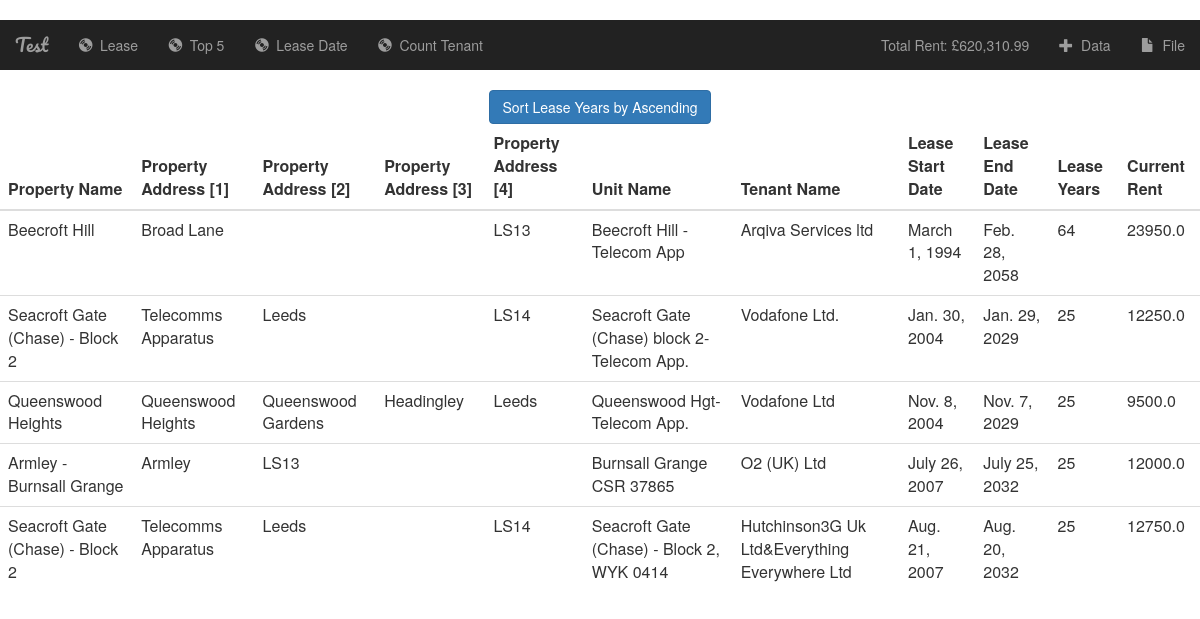
The page /desc on the database its author committed.
### gov/models.py (models this page shows, shortened)
class Data(models.Model):
    property_name = models.CharField(default="",max_length=1000, blank=False)
    property_address1 = models.CharField(default="",max_length=1000, blank=True)
    property_address2 = models.CharField(default="",max_length=1000, blank=True)
    property_address3 = models.CharField(default="",max_length=1000, blank=True)
    property_address4 = models.CharField(default="",max_length=1000, blank=True)
    unit_name = models.CharField(default="",max_length=1000,blank=False)
    tenant_name = models.CharField(default="",max_length=1000,blank=False)
    lease_start_date = models.DateField(default=datetime.date.today,blank=True)
    lease_end_date = models.DateField(default=datetime.date.today,blank=True)
    lease_years = models.IntegerField(default=0,blank=True)
    current_rent = models.FloatField(default=0.0,blank=True)

### gov/views.py (the view)
# urls.py: path('desc', views.DescView.as_view(), name='desc'), # descending lease limit by 5
class DescView(generic.ListView):
    template_name = 'gov/top.html'
    context_object_name = 'all_data'
    def get_queryset(self):
        return [Data.objects.order_by("-lease_years")[:5], # query lease descending limited 5
                Data.objects.aggregate(Sum('current_rent'))] # query sum rent

### gov/templates/gov/top.html
{% extends 'gov/base.html' %}
{% block body %}
<center>
    <button type="button" class="btn btn-primary" onclick="location.href = '{% if request.path == '/asc' %}{% url 'gov:desc' %}{% else %}{% url 'gov:asc' %}{% endif %}';">
        Sort Lease Years by
        {% if request.path == '/asc' %}
            Descending
        {% else %}
            Ascending
        {% endif %}
    </button>
</center>
<table class="table table-hover">
    <thead>
        <tr>
            <th>Property Name</th>
            <th>Property Address [1]</th>
            <th>Property Address [2]</th>
            <th>Property Address [3]</th>
            <th>Property Address [4]</th>
            <th>Unit Name</th>
            <th>Tenant Name</th>
            <th>Lease Start Date</th>
            <th>Lease End Date</th>
            <th>Lease Years</th>
            <th>Current Rent</th>
        </tr>
    </thead>
    <tbody>
        {% for data in all_data.0 %}
        <tr>
            <td>{{ data.property_name }}</td>
            <td>{{ data.property_address1 }}</td>
            <td>{{ data.property_address2 }}</td>
            <td>{{ data.property_address3 }}</td>
            <td>{{ data.property_address4 }}</td>
            <td>{{ data.unit_name }}</td>
            <td>{{ data.tenant_name }}</td>
            <td>{{ data.lease_start_date }}</td>
            <td>{{ data.lease_end_date }}</td>
            <td>{{ data.lease_years }}</td>
            <td>{{ data.current_rent }}</td>
        </tr>
        {% endfor %}
    </tbody>
</table>
{% endblock %}

### rows shown on the page
Data: property_name "Beecroft Hill", property_address1 "Broad Lane", property_address4 "LS13", unit_name "Beecroft Hill - Telecom App", tenant_name "Arqiva Services ltd", lease_start_date "March 1, 1994", lease_end_date "Feb. 28, 2058", lease_years "64", current_rent "23950.0"
Data: property_name "Seacroft Gate (Chase) - Block 2", property_address1 "Telecomms Apparatus", property_address2 "Leeds", property_address4 "LS14", unit_name "Seacroft Gate (Chase) block 2-Telecom App.", tenant_name "Vodafone Ltd.", lease_start_date "Jan. 30, 2004", lease_end_date "Jan. 29, 2029", lease_years "25", current_rent "12250.0"
Data: property_name "Queenswood Heights", property_address1 "Queenswood Heights", property_address2 "Queenswood Gardens", property_address3 "Headingley", property_address4 "Leeds", unit_name "Queenswood Hgt-Telecom App.", tenant_name "Vodafone Ltd", lease_start_date "Nov. 8, 2004", lease_end_date "Nov. 7, 2029", lease_years "25", current_rent "9500.0"
Data: property_name "Armley - Burnsall Grange", property_address1 "Armley", property_address2 "LS13", unit_name "Burnsall Grange CSR 37865", tenant_name "O2 (UK) Ltd", lease_start_date "July 26, 2007", lease_end_date "July 25, 2032", lease_years "25", current_rent "12000.0"
Data: property_name "Seacroft Gate (Chase) - Block 2", property_address1 "Telecomms Apparatus", property_address2 "Leeds", property_address4 "LS14", unit_name "Seacroft Gate (Chase) - Block 2, WYK 0414", tenant_name "Hutchinson3G Uk Ltd&Everything Everywhere Ltd", lease_start_date "Aug. 21, 2007", lease_end_date "Aug. 20, 2032", lease_years "25", current_rent "12750.0"

### other values the page prints
{{ all_data.1.current_rent__sum | intcomma }} "620,310.99"
